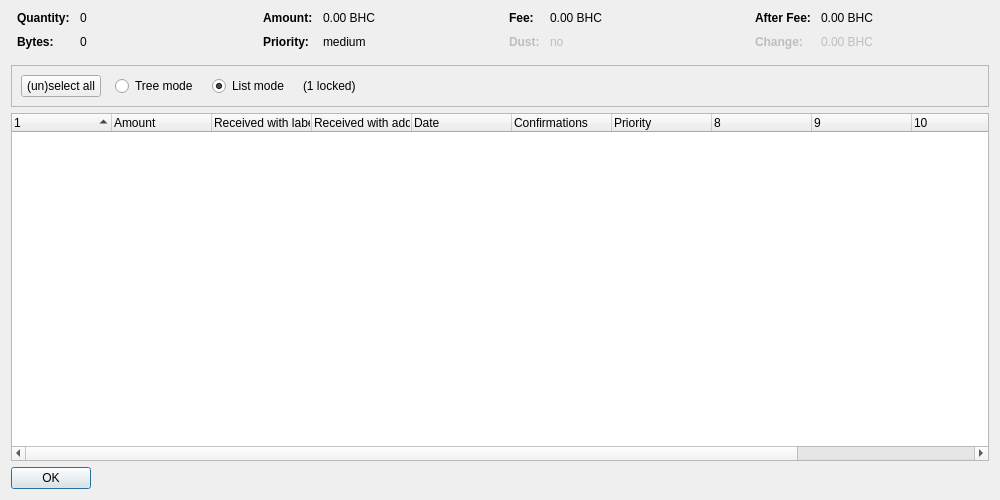
<?xml version="1.0" encoding="UTF-8"?>
<ui version="4.0">
 <class>CoinControlDialog</class>
 <widget class="QDialog" name="CoinControlDialog">
  <property name="geometry">
   <rect>
    <x>0</x>
    <y>0</y>
    <width>1000</width>
    <height>500</height>
   </rect>
  </property>
  <property name="windowTitle">
   <string>Coin Selection</string>
  </property>
  <layout class="QVBoxLayout" name="verticalLayout">
   <item>
    <layout class="QHBoxLayout" name="horizontalLayoutTop" stretch="0,0,0,0">
     <property name="topMargin">
      <number>0</number>
     </property>
     <property name="bottomMargin">
      <number>10</number>
     </property>
     <item>
      <layout class="QFormLayout" name="formLayoutCoinControl1">
       <property name="horizontalSpacing">
        <number>10</number>
       </property>
       <property name="verticalSpacing">
        <number>10</number>
       </property>
       <property name="leftMargin">
        <number>6</number>
       </property>
       <property name="rightMargin">
        <number>6</number>
       </property>
       <item row="0" column="0">
        <widget class="QLabel" name="labelCoinControlQuantityText">
         <property name="font">
          <font>
           <weight>75</weight>
           <bold>true</bold>
          </font>
         </property>
         <property name="text">
          <string>Quantity:</string>
         </property>
        </widget>
       </item>
       <item row="0" column="1">
        <widget class="QLabel" name="labelCoinControlQuantity">
         <property name="cursor">
          <cursorShape>IBeamCursor</cursorShape>
         </property>
         <property name="contextMenuPolicy">
          <enum>Qt::ActionsContextMenu</enum>
         </property>
         <property name="text">
          <string notr="true">0</string>
         </property>
         <property name="textInteractionFlags">
          <set>Qt::LinksAccessibleByMouse|Qt::TextSelectableByKeyboard|Qt::TextSelectableByMouse</set>
         </property>
        </widget>
       </item>
       <item row="1" column="0">
        <widget class="QLabel" name="labelCoinControlBytesText">
         <property name="font">
          <font>
           <weight>75</weight>
           <bold>true</bold>
          </font>
         </property>
         <property name="text">
          <string>Bytes:</string>
         </property>
        </widget>
       </item>
       <item row="1" column="1">
        <widget class="QLabel" name="labelCoinControlBytes">
         <property name="cursor">
          <cursorShape>IBeamCursor</cursorShape>
         </property>
         <property name="contextMenuPolicy">
          <enum>Qt::ActionsContextMenu</enum>
         </property>
         <property name="text">
          <string notr="true">0</string>
         </property>
         <property name="textInteractionFlags">
          <set>Qt::LinksAccessibleByMouse|Qt::TextSelectableByKeyboard|Qt::TextSelectableByMouse</set>
         </property>
        </widget>
       </item>
      </layout>
     </item>
     <item>
      <layout class="QFormLayout" name="formLayoutCoinControl2">
       <property name="horizontalSpacing">
        <number>10</number>
       </property>
       <property name="verticalSpacing">
        <number>10</number>
       </property>
       <property name="leftMargin">
        <number>6</number>
       </property>
       <property name="rightMargin">
        <number>6</number>
       </property>
       <item row="0" column="0">
        <widget class="QLabel" name="labelCoinControlAmountText">
         <property name="font">
          <font>
           <weight>75</weight>
           <bold>true</bold>
          </font>
         </property>
         <property name="text">
          <string>Amount:</string>
         </property>
        </widget>
       </item>
       <item row="0" column="1">
        <widget class="QLabel" name="labelCoinControlAmount">
         <property name="cursor">
          <cursorShape>IBeamCursor</cursorShape>
         </property>
         <property name="contextMenuPolicy">
          <enum>Qt::ActionsContextMenu</enum>
         </property>
         <property name="text">
          <string notr="true">0.00 BHC</string>
         </property>
         <property name="textInteractionFlags">
          <set>Qt::LinksAccessibleByMouse|Qt::TextSelectableByKeyboard|Qt::TextSelectableByMouse</set>
         </property>
        </widget>
       </item>
       <item row="1" column="0">
        <widget class="QLabel" name="labelCoinControlPriorityText">
         <property name="font">
          <font>
           <weight>75</weight>
           <bold>true</bold>
          </font>
         </property>
         <property name="text">
          <string>Priority:</string>
         </property>
        </widget>
       </item>
       <item row="1" column="1">
        <widget class="QLabel" name="labelCoinControlPriority">
         <property name="cursor">
          <cursorShape>IBeamCursor</cursorShape>
         </property>
         <property name="contextMenuPolicy">
          <enum>Qt::ActionsContextMenu</enum>
         </property>
         <property name="text">
          <string notr="true">medium</string>
         </property>
         <property name="textInteractionFlags">
          <set>Qt::LinksAccessibleByMouse|Qt::TextSelectableByKeyboard|Qt::TextSelectableByMouse</set>
         </property>
        </widget>
       </item>
      </layout>
     </item>
     <item>
      <layout class="QFormLayout" name="formLayoutCoinControl3">
       <property name="horizontalSpacing">
        <number>10</number>
       </property>
       <property name="verticalSpacing">
        <number>10</number>
       </property>
       <property name="leftMargin">
        <number>6</number>
       </property>
       <property name="rightMargin">
        <number>6</number>
       </property>
       <item row="0" column="0">
        <widget class="QLabel" name="labelCoinControlFeeText">
         <property name="font">
          <font>
           <weight>75</weight>
           <bold>true</bold>
          </font>
         </property>
         <property name="text">
          <string>Fee:</string>
         </property>
        </widget>
       </item>
       <item row="0" column="1">
        <widget class="QLabel" name="labelCoinControlFee">
         <property name="cursor">
          <cursorShape>IBeamCursor</cursorShape>
         </property>
         <property name="contextMenuPolicy">
          <enum>Qt::ActionsContextMenu</enum>
         </property>
         <property name="text">
          <string notr="true">0.00 BHC</string>
         </property>
         <property name="textInteractionFlags">
          <set>Qt::LinksAccessibleByMouse|Qt::TextSelectableByKeyboard|Qt::TextSelectableByMouse</set>
         </property>
        </widget>
       </item>
       <item row="1" column="0">
        <widget class="QLabel" name="labelCoinControlLowOutputText">
         <property name="enabled">
          <bool>false</bool>
         </property>
         <property name="font">
          <font>
           <weight>75</weight>
           <bold>true</bold>
          </font>
         </property>
         <property name="text">
          <string>Dust:</string>
         </property>
        </widget>
       </item>
       <item row="1" column="1">
        <widget class="QLabel" name="labelCoinControlLowOutput">
         <property name="enabled">
          <bool>false</bool>
         </property>
         <property name="cursor">
          <cursorShape>IBeamCursor</cursorShape>
         </property>
         <property name="contextMenuPolicy">
          <enum>Qt::ActionsContextMenu</enum>
         </property>
         <property name="text">
          <string notr="true">no</string>
         </property>
         <property name="textInteractionFlags">
          <set>Qt::LinksAccessibleByMouse|Qt::TextSelectableByKeyboard|Qt::TextSelectableByMouse</set>
         </property>
        </widget>
       </item>
      </layout>
     </item>
     <item>
      <layout class="QFormLayout" name="formLayoutCoinControl4">
       <property name="horizontalSpacing">
        <number>10</number>
       </property>
       <property name="verticalSpacing">
        <number>10</number>
       </property>
       <property name="leftMargin">
        <number>6</number>
       </property>
       <property name="rightMargin">
        <number>6</number>
       </property>
       <item row="0" column="0">
        <widget class="QLabel" name="labelCoinControlAfterFeeText">
         <property name="font">
          <font>
           <weight>75</weight>
           <bold>true</bold>
          </font>
         </property>
         <property name="text">
          <string>After Fee:</string>
         </property>
        </widget>
       </item>
       <item row="0" column="1">
        <widget class="QLabel" name="labelCoinControlAfterFee">
         <property name="cursor">
          <cursorShape>IBeamCursor</cursorShape>
         </property>
         <property name="contextMenuPolicy">
          <enum>Qt::ActionsContextMenu</enum>
         </property>
         <property name="text">
          <string notr="true">0.00 BHC</string>
         </property>
         <property name="textInteractionFlags">
          <set>Qt::LinksAccessibleByMouse|Qt::TextSelectableByKeyboard|Qt::TextSelectableByMouse</set>
         </property>
        </widget>
       </item>
       <item row="1" column="0">
        <widget class="QLabel" name="labelCoinControlChangeText">
         <property name="enabled">
          <bool>false</bool>
         </property>
         <property name="font">
          <font>
           <weight>75</weight>
           <bold>true</bold>
          </font>
         </property>
         <property name="text">
          <string>Change:</string>
         </property>
        </widget>
       </item>
       <item row="1" column="1">
        <widget class="QLabel" name="labelCoinControlChange">
         <property name="enabled">
          <bool>false</bool>
         </property>
         <property name="cursor">
          <cursorShape>IBeamCursor</cursorShape>
         </property>
         <property name="contextMenuPolicy">
          <enum>Qt::ActionsContextMenu</enum>
         </property>
         <property name="text">
          <string notr="true">0.00 BHC</string>
         </property>
         <property name="textInteractionFlags">
          <set>Qt::LinksAccessibleByMouse|Qt::TextSelectableByKeyboard|Qt::TextSelectableByMouse</set>
         </property>
        </widget>
       </item>
      </layout>
     </item>
    </layout>
   </item>
   <item>
    <widget class="QFrame" name="frame">
     <property name="minimumSize">
      <size>
       <width>0</width>
       <height>40</height>
      </size>
     </property>
     <property name="frameShape">
      <enum>QFrame::StyledPanel</enum>
     </property>
     <property name="frameShadow">
      <enum>QFrame::Sunken</enum>
     </property>
     <layout class="QHBoxLayout" name="horizontalLayout">
      <item>
       <layout class="QHBoxLayout" name="horizontalLayoutPanel" stretch="0,0,0,0,0">
        <property name="spacing">
         <number>14</number>
        </property>
        <item>
         <widget class="QPushButton" name="pushButtonSelectAll">
          <property name="sizePolicy">
           <sizepolicy hsizetype="Maximum" vsizetype="Fixed">
            <horstretch>0</horstretch>
            <verstretch>0</verstretch>
           </sizepolicy>
          </property>
          <property name="text">
           <string>(un)select all</string>
          </property>
          <property name="autoDefault">
           <bool>false</bool>
          </property>
         </widget>
        </item>
        <item>
         <widget class="QRadioButton" name="radioTreeMode">
          <property name="sizePolicy">
           <sizepolicy hsizetype="Maximum" vsizetype="Fixed">
            <horstretch>0</horstretch>
            <verstretch>0</verstretch>
           </sizepolicy>
          </property>
          <property name="text">
           <string>Tree mode</string>
          </property>
         </widget>
        </item>
        <item>
         <widget class="QRadioButton" name="radioListMode">
          <property name="sizePolicy">
           <sizepolicy hsizetype="Maximum" vsizetype="Fixed">
            <horstretch>0</horstretch>
            <verstretch>0</verstretch>
           </sizepolicy>
          </property>
          <property name="text">
           <string>List mode</string>
          </property>
          <property name="checked">
           <bool>true</bool>
          </property>
         </widget>
        </item>
        <item>
         <widget class="QLabel" name="labelLocked">
          <property name="text">
           <string notr="true">(1 locked)</string>
          </property>
         </widget>
        </item>
        <item>
         <spacer name="horizontalSpacer">
          <property name="orientation">
           <enum>Qt::Horizontal</enum>
          </property>
          <property name="sizeHint" stdset="0">
           <size>
            <width>40</width>
            <height>20</height>
           </size>
          </property>
         </spacer>
        </item>
       </layout>
      </item>
     </layout>
    </widget>
   </item>
   <item>
    <widget class="CoinControlTreeWidget" name="treeWidget">
     <property name="contextMenuPolicy">
      <enum>Qt::CustomContextMenu</enum>
     </property>
     <property name="sortingEnabled">
      <bool>false</bool>
     </property>
     <property name="columnCount">
      <number>12</number>
     </property>
     <attribute name="headerShowSortIndicator" stdset="0">
      <bool>true</bool>
     </attribute>
     <attribute name="headerStretchLastSection">
      <bool>false</bool>
     </attribute>
     <column>
      <property name="text">
       <string/>
      </property>
     </column>
     <column>
      <property name="text">
       <string>Amount</string>
      </property>
     </column>
     <column>
      <property name="text">
       <string>Received with label</string>
      </property>
     </column>
     <column>
      <property name="text">
       <string>Received with address</string>
      </property>
     </column>
     <column>
      <property name="text">
       <string>Date</string>
      </property>
     </column>
     <column>
      <property name="text">
       <string>Confirmations</string>
      </property>
      <property name="toolTip">
       <string>Confirmed</string>
      </property>
     </column>
     <column>
      <property name="text">
       <string>Priority</string>
      </property>
     </column>
     <column>
      <property name="text">
       <string/>
      </property>
     </column>
     <column>
      <property name="text">
       <string/>
      </property>
     </column>
     <column>
      <property name="text">
       <string/>
      </property>
     </column>
     <column>
      <property name="text">
       <string/>
      </property>
     </column>
     <column>
      <property name="text">
       <string/>
      </property>
     </column>
    </widget>
   </item>
   <item>
    <widget class="QDialogButtonBox" name="buttonBox">
     <property name="sizePolicy">
      <sizepolicy hsizetype="Maximum" vsizetype="Fixed">
       <horstretch>0</horstretch>
       <verstretch>0</verstretch>
      </sizepolicy>
     </property>
     <property name="orientation">
      <enum>Qt::Horizontal</enum>
     </property>
     <property name="standardButtons">
      <set>QDialogButtonBox::Ok</set>
     </property>
    </widget>
   </item>
  </layout>
 </widget>
 <customwidgets>
  <customwidget>
   <class>CoinControlTreeWidget</class>
   <extends>QTreeWidget</extends>
   <header>coincontroltreewidget.h</header>
  </customwidget>
 </customwidgets>
 <resources/>
 <connections/>
</ui>
